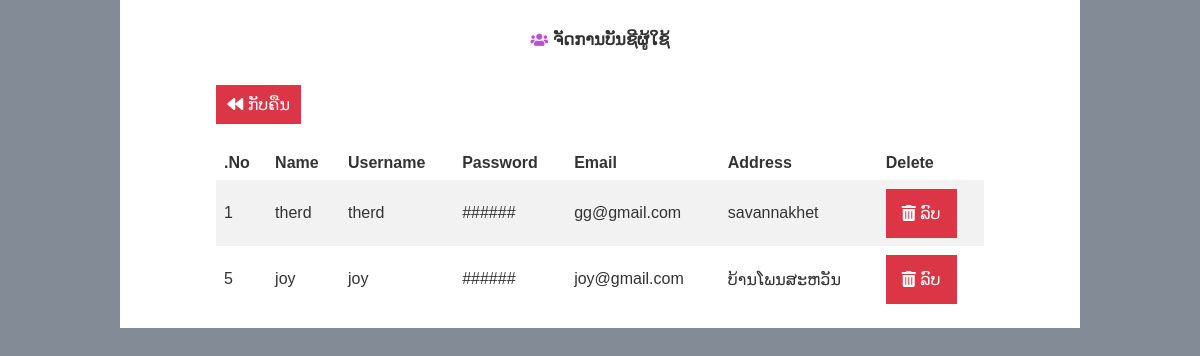
Screenshot of /admin/user.php with the database file from the repository.
### tables this page shows
CREATE TABLE `users` (
  `id_u` int(11) NOT NULL,
  `name` text NOT NULL,
  `user` text NOT NULL,
  `pass` text NOT NULL,
  `mail` text NOT NULL,
  `address` text NOT NULL,
  `phone` int(11) NOT NULL
);

### admin/user.php (the view, shortened to what this page needs)
<!DOCTYPE html>
<html lang="en">
<head>
    <link rel="stylesheet" href="css/style.css">
    <link rel="stylesheet" href="https://pro.fontawesome.com/releases/v5.10.0/css/all.css" />
</head>
<body>
    <div class="container">
        <div class="logo">
            <i class="fas fa-users" style="color:#BE4BDB"></i>
            <h3>ຈັດການບັນຊີຜູ້ໃຊ້</h3>
        </div>
    </div>
    <div class="container">
        <div class="nav">
            <div class="left">
                <a href="index.php" class="back"><i class="fas fa-backward"></i> ກັບຄືນ</a>
            </div>
        </div>
    </div>
    <div class="container">
        <div class="table-wrap">
            <table class="table">
                <tr>
                    <th>.No</th>
                    <th>Name</th>
                    <th>Username</th>
                    <th>Password</th>
                    <th>Email</th>
                    <th>Address</th>
                    <th>Delete</th>
                </tr>
                <?php
                include 'config.php';
                $sql = "SELECT * FROM `users`";
                $res = mysqli_query($con, $sql);
                while ($row = mysqli_fetch_array($res)) :
                ?>
                    <tr>
                        <td>
                            <label>
                                <span><?php echo $row['id_u']; ?></span>
                            </label>
                        </td>
                        <td>
                            <?php echo $row['name']; ?>
                        </td>
                        <td>
                            <?php echo $row['user']; ?>
                        </td>
                        <td>
                            ######
                        </td>
                        <td>
                            <div class="Name-product">
                                <?php echo $row['mail']; ?>
                            </div>
                        </td>
                        <td>
                            <?php echo $row['address']; ?>
                        </td>
                        <td>
                            <a class="delete" onclick="if(confirm('ລົບຜູ້ໃຊ້: <?php echo $row['name']; ?>')){window.location.href='delete_user.php?id=<?php echo $row['id']; ?>'}">
                                <i class="fas fa-trash-alt"></i> ລົບ</a>
                        </td>
                    </tr>
                <?php endwhile; ?>
            </table>
        </div>
    </div>
</body>
</html>

### admin/css/style.css (style rules this page uses)
* { text-decoration: none; padding: 0; margin: 0; border: 0; }
a { color: white; }
body { background-color: #828B96; color: #E2E3E4; font-family:Phetsarath OT, Arial, Helvetica, sans-serif; }
.container { padding-top: 1em; padding-bottom: 1em; width: 80%; margin: 0 auto; background-color: white; }
.logo { display: flex; justify-content: center; align-items: center; font-size: 14px; padding: 1em; color: #333333; width: 200px; border-radius: 20px; margin: 0 auto; }
.logo>h3 { margin-left: 5px; }
.table-wrap { width: 80%; margin: 0 auto; }
.table { border-collapse: collapse; width: 100%; color: #333333; background: white; }
th, td { text-align: left; padding: 8px; }
tr:nth-child(even) { background-color: #f2f2f2; }
.delete { color: white; background: #DC3545; padding: 1em; }
.nav { display: flex; justify-content: space-between; flex-direction: row; width: 80%; margin: 0 auto; }
.back { color: white; background: #DC3545; padding: .7em; }
.Name-product { width:40%; padding: 1em 0; }

### rows the page displays
users: id_u "1", name "therd", user "therd", mail "gg@gmail.com", address "savannakhet"
users: id_u "5", name "joy", user "joy", mail "joy@gmail.com", address "ບ້ານໂພນສະຫວັນ"
